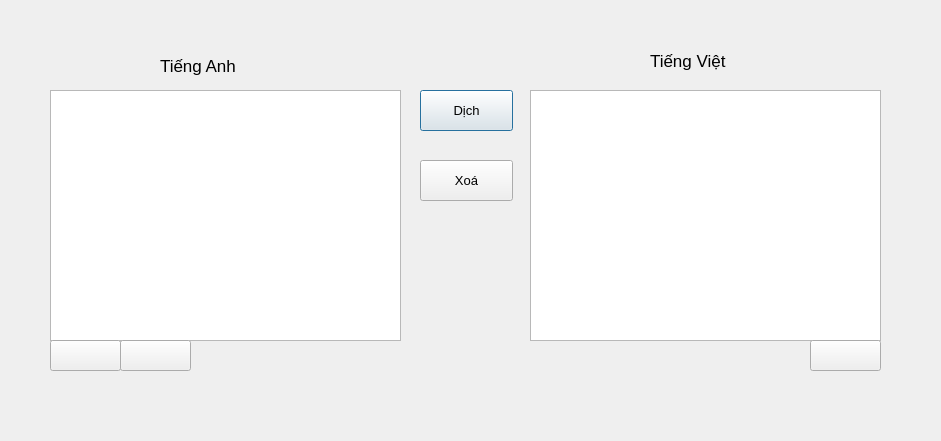
<?xml version="1.0" encoding="UTF-8"?>
<ui version="4.0">
 <class>Dialog</class>
 <widget class="QDialog" name="Dialog">
  <property name="geometry">
   <rect>
    <x>0</x>
    <y>0</y>
    <width>941</width>
    <height>441</height>
   </rect>
  </property>
  <property name="font">
   <font>
    <weight>50</weight>
    <bold>false</bold>
    <underline>false</underline>
    <strikeout>false</strikeout>
   </font>
  </property>
  <property name="windowTitle">
   <string>Dialog</string>
  </property>
  <widget class="QTextEdit" name="txttienganh">
   <property name="geometry">
    <rect>
     <x>50</x>
     <y>90</y>
     <width>351</width>
     <height>251</height>
    </rect>
   </property>
   <property name="minimumSize">
    <size>
     <width>0</width>
     <height>0</height>
    </size>
   </property>
   <property name="font">
    <font>
     <family>Arial</family>
     <pointsize>13</pointsize>
    </font>
   </property>
  </widget>
  <widget class="QLabel" name="label">
   <property name="geometry">
    <rect>
     <x>160</x>
     <y>50</y>
     <width>101</width>
     <height>31</height>
    </rect>
   </property>
   <property name="font">
    <font>
     <family>Arial</family>
     <pointsize>13</pointsize>
    </font>
   </property>
   <property name="text">
    <string>Tiếng Anh</string>
   </property>
  </widget>
  <widget class="QTextEdit" name="txttiengviet">
   <property name="geometry">
    <rect>
     <x>530</x>
     <y>90</y>
     <width>351</width>
     <height>251</height>
    </rect>
   </property>
   <property name="minimumSize">
    <size>
     <width>0</width>
     <height>0</height>
    </size>
   </property>
   <property name="font">
    <font>
     <family>Arial</family>
     <pointsize>13</pointsize>
    </font>
   </property>
  </widget>
  <widget class="QLabel" name="label_2">
   <property name="geometry">
    <rect>
     <x>650</x>
     <y>40</y>
     <width>121</width>
     <height>41</height>
    </rect>
   </property>
   <property name="font">
    <font>
     <family>Arial</family>
     <pointsize>13</pointsize>
    </font>
   </property>
   <property name="text">
    <string>Tiếng Việt</string>
   </property>
  </widget>
  <widget class="QPushButton" name="btndich">
   <property name="geometry">
    <rect>
     <x>420</x>
     <y>90</y>
     <width>93</width>
     <height>41</height>
    </rect>
   </property>
   <property name="font">
    <font>
     <family>Arial</family>
     <pointsize>10</pointsize>
    </font>
   </property>
   <property name="text">
    <string>Dịch</string>
   </property>
  </widget>
  <widget class="QPushButton" name="btnmicro">
   <property name="geometry">
    <rect>
     <x>50</x>
     <y>340</y>
     <width>71</width>
     <height>31</height>
    </rect>
   </property>
   <property name="text">
    <string/>
   </property>
   <property name="icon">
    <iconset>
     <normaloff>1082810.png</normaloff>1082810.png</iconset>
   </property>
  </widget>
  <widget class="QPushButton" name="btnxoa">
   <property name="geometry">
    <rect>
     <x>420</x>
     <y>160</y>
     <width>93</width>
     <height>41</height>
    </rect>
   </property>
   <property name="font">
    <font>
     <pointsize>10</pointsize>
    </font>
   </property>
   <property name="text">
    <string>Xoá</string>
   </property>
  </widget>
  <widget class="QPushButton" name="btnloa2">
   <property name="geometry">
    <rect>
     <x>810</x>
     <y>340</y>
     <width>71</width>
     <height>31</height>
    </rect>
   </property>
   <property name="text">
    <string/>
   </property>
   <property name="icon">
    <iconset>
     <normaloff>Speaker_Icon.svg.png</normaloff>Speaker_Icon.svg.png</iconset>
   </property>
  </widget>
  <widget class="QPushButton" name="btnloa1">
   <property name="geometry">
    <rect>
     <x>120</x>
     <y>340</y>
     <width>71</width>
     <height>31</height>
    </rect>
   </property>
   <property name="text">
    <string/>
   </property>
   <property name="icon">
    <iconset>
     <normaloff>Speaker_Icon.svg.png</normaloff>Speaker_Icon.svg.png</iconset>
   </property>
  </widget>
 </widget>
 <resources/>
 <connections/>
</ui>
